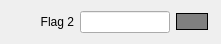
  <widget class="QWidget" name="layoutWidget_8">
   <property name="geometry">
    <rect>
     <x>150</x>
     <y>240</y>
     <width>221</width>
     <height>26</height>
    </rect>
   </property>
   <layout class="QHBoxLayout" name="horizontalLayout_13">
    <item>
     <widget class="QLabel" name="flag2_label">
      <property name="text">
       <string>Flag 2</string>
      </property>
      <property name="alignment">
       <set>Qt::AlignRight|Qt::AlignTrailing|Qt::AlignVCenter</set>
      </property>
     </widget>
    </item>
    <item>
     <widget class="QLineEdit" name="flag2_readvalue">
      <property name="maximumSize">
       <size>
        <width>90</width>
        <height>16777215</height>
       </size>
      </property>
      <property name="text">
       <string/>
      </property>
     </widget>
    </item>
    <item>
     <widget class="QRadioButton" name="flag2_indicator">
      <property name="maximumSize">
       <size>
        <width>34</width>
        <height>16777215</height>
       </size>
      </property>
      <property name="styleSheet">
       <string notr="true">QRadioButton::indicator:checked {
    background-color:       red;
    border:                 1px solid white;
}

QRadioButton::indicator:unchecked {
    background-color:       grey;
    border:                 1px solid black;
}
QRadioButton::indicator{

width: 30px;
height: 15px;
}
</string>
      </property>
      <property name="text">
       <string/>
      </property>
      <property name="autoExclusive">
       <bool>false</bool>
      </property>
     </widget>
    </item>
   </layout>
  </widget>
